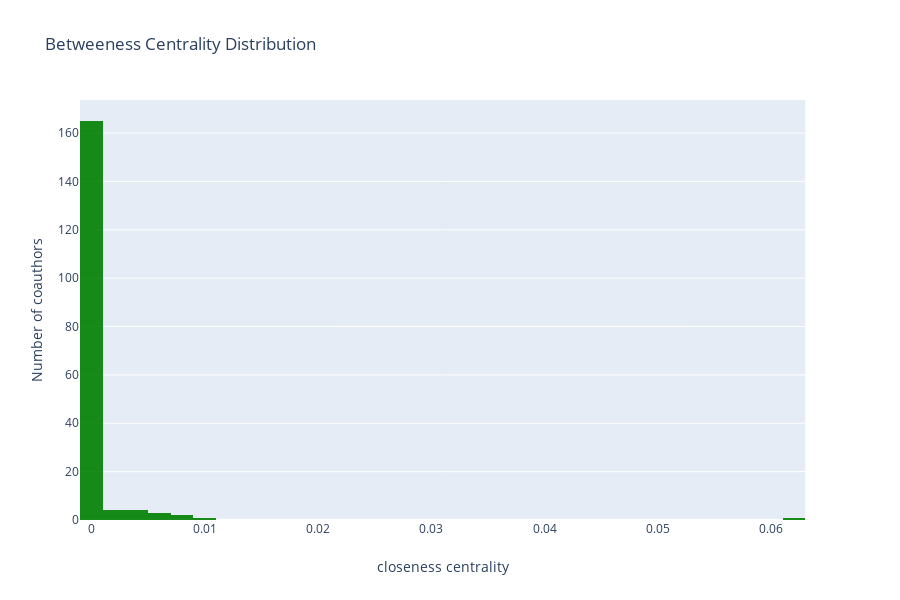

Write notebook code for a chart like this one.
### Code cell
y=list(btwn.values())
x=list(btwn.keys())
data = {'keys':x,'values':y}
df1 = pd.DataFrame.from_dict(data)

import plotly
plotly.offline.init_notebook_mode(connected=True)
import plotly.graph_objs as go
import plotly.express as px
fig = px.histogram(df1,
        x = "values",
        title = 'Betweeness Centrality Distribution', 
        #xaxis_title_text='Value',
        labels={'Number of coauthors':'centrality distribution'},
        color_discrete_sequence=['green'],
        opacity=0.9
        #log_y=True,
        )
fig.update_layout(
    xaxis_title_text='closeness centrality', # xaxis label
    yaxis_title_text='Number of coauthors', # yaxis label
    #bargap=0.2, # gap between bars of adjacent location coordinates
    #bargroupgap=0.1 # gap between bars of the same location coordinates
)
#layout = go.Layout(title=go.layout.Title(text='Degree Centrality Distribution'),xaxis=go.layout.XAxis(title=go.layout.xaxis.Title(text='Number of Coauthors')),yaxis=go.layout.YAxis(title=go.layout.yaxis.Title(text='Degree Centrality')))
#fig = go.Figure(data=data,layout=layout)
fig.show()

### Figure 1 — Plotly figure (JSON) as saved in the notebook; plotly's stock layout.template omitted (floating-point values rounded to 4 significant figures; data arrays with more than 128 entries replaced by an {"elided": "..."} marker saying what was removed)
{"data": [{"alignmentgroup": "True", "bingroup": "x", "hoverlabel": {"namelength": 0}, "hovertemplate": "values=%{x}<br>count=%{y}", "legendgroup": "", "marker": {"color": "green", "opacity": 0.9}, "name": "", "offsetgroup": "", "orientation": "v", "showlegend": false, "type": "histogram", "x": {"elided": "180 float values"}, "xaxis": "x", "yaxis": "y"}], "layout": {"barmode": "relative", "height": 600, "legend": {"tracegroupgap": 0}, "title": {"text": "Betweeness Centrality Distribution"}, "xaxis": {"anchor": "y", "domain": [0, 0.98], "title": {"text": "closeness centrality"}}, "yaxis": {"anchor": "x", "domain": [0, 1], "title": {"text": "Number of coauthors"}}}}
